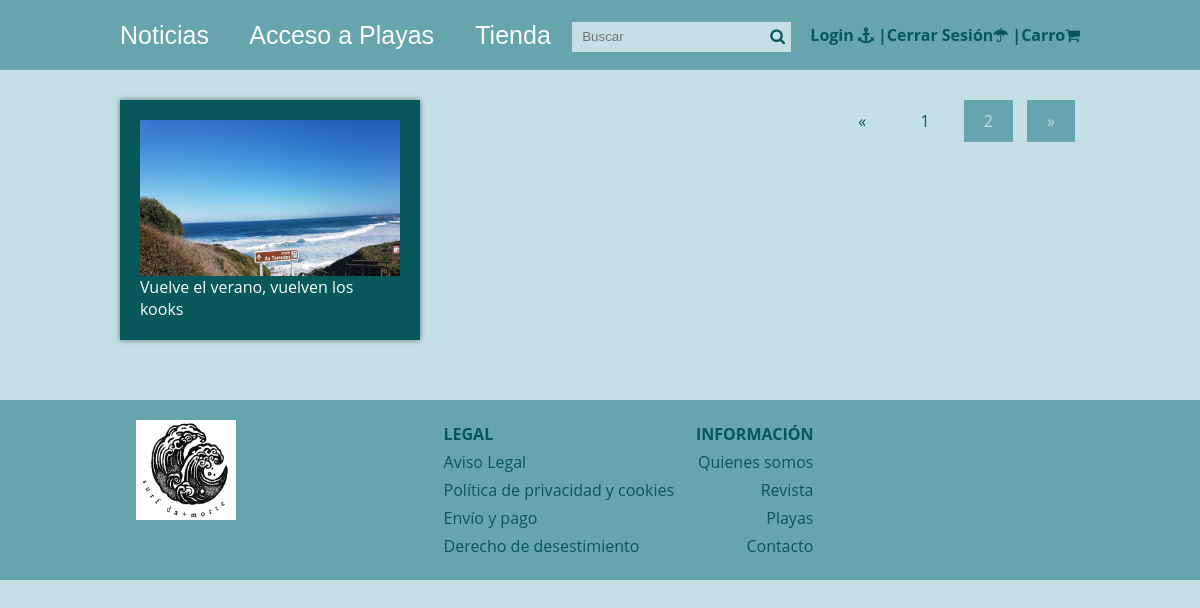
Page /index.php?p=2 on the committed database.
### tables this page shows
CREATE TABLE IF NOT EXISTS Articulos (
    id INT AUTO_INCREMENT PRIMARY KEY,
    titulo VARCHAR(255) NOT NULL,
    extracto TEXT,
    fecha TIMESTAMP DEFAULT CURRENT_TIMESTAMP,
    text TEXT,
    thumb VARCHAR(255),  
    CodCategoria INT,
    FOREIGN KEY (CodCategoria) REFERENCES Categorias_Articulos(CodCategoria)
);

### admin/config.php (called while the page is built, shortened)
<?php
$blog_config = array(
    'post_por_pagina' => '6',
    'carpeta_imagenes' => 'imagenes/',
);
?>

### functions.php (called while the page is built, shortened)
<?php
function obtener_post($post_por_pagina, $conexion){
    $inicio = (pagina_actual() > 1 ? pagina_actual() * $post_por_pagina - $post_por_pagina : 0);
    $sentencia = $conexion->prepare("SELECT SQL_CALC_FOUND_ROWS * FROM articulos LIMIT $inicio, $post_por_pagina");
    $sentencia->execute();
    return $sentencia->fetchAll();
}
function pagina_actual(){
    return isset($_GET['p']) ? (int)$_GET['p'] : 1;
}
?>

### views/Index.view.php (the view, shortened to what this page needs)
<?php require 'header.php'; ?>
    <div class="container">
    <?php foreach($posts as $post): ?>
    <div class="square">
        <div class="image-container">
        <img src="<?php echo RUTA; ?>/imagenes/<?php echo $post['thumb']; ?>" alt="">
        </div>
                <a href="single.php?id=<?php echo $post['id']; ?>">
                <div class="content"><?php echo $post['titulo']; ?></div>
    </a>
    </div>
<?php endforeach; ?>
<?php require 'paginacion.php'; ?>
</div>
    <?php  require 'footer.php' ; ?>

### css/estilos.css (style rules this page uses)
:root { --color4: #003b46; --color2: #07575b; --color3: #66a5ad; --color1: #c4dfe6; --color5: #fbfbfd; }
* { margin: 0; padding: 0; -webkit-box-sizing: border-box; -moz-box-sizing: border-box; box-sizing: border-box; }
body { font-size: 16px; font-family: 'Open Sans', sans-serif; background: var(--color1); color: var(--color2); margin: 0; }
a { text-decoration: none; color: var(--color5); }

### css/views.css (style rules this page uses)
:root { --color3: #66a5ad; --color2: #07575b; --color4: #66a5ad; --color1: #c4dfe6; --color5: #fbfbfd; }
.container { display: flex; flex-wrap: wrap; justify-content: space-between; width: 80%; margin: 0 auto; }
.square { width: calc(33.32% - 20px); background: var(--color2); box-shadow: 0px 0px 5px rgba(0, 0, 0, 0.5); margin-bottom: 30px; padding: 20px; color: var(--color3); box-sizing: border-box; height: calc(35vh - 40px); display: flex; flex-direction: column; justify-content: space-between; align-items: center; position: relative; }
.image-container { width: 100%; flex: 1; overflow: hidden; }
.image-container img { width: 100%; display: block; }

### views/Index.view.php (style rules this page uses)
img { height:240px; }

### rows in the picture
articulos: thumb (picture), titulo "Vuelve el verano, vuelven los kooks"
